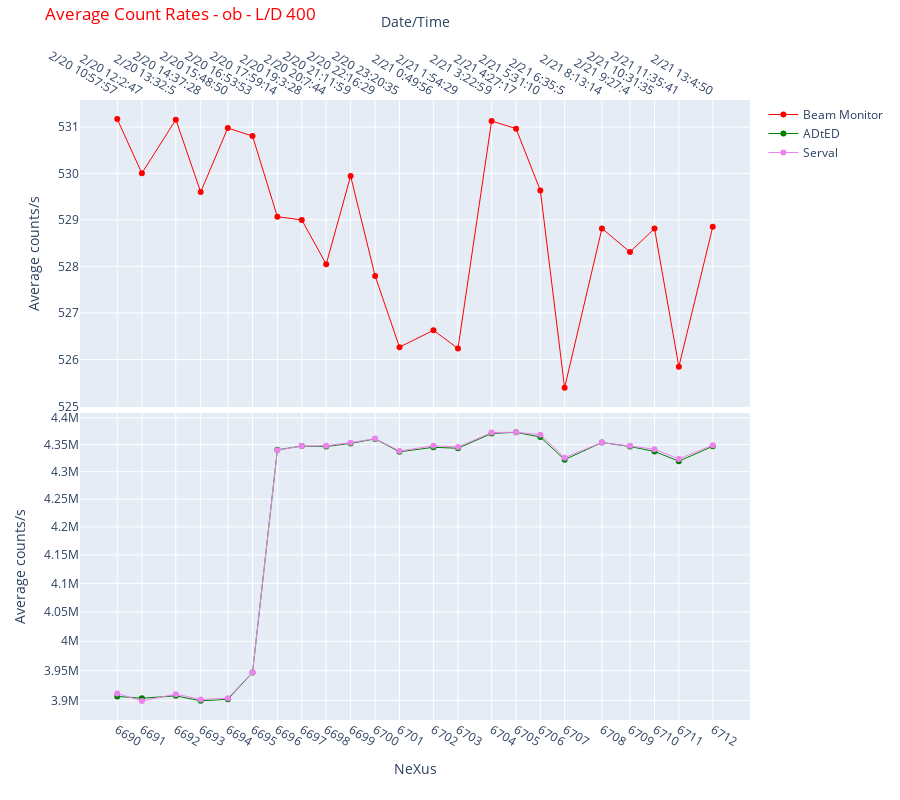
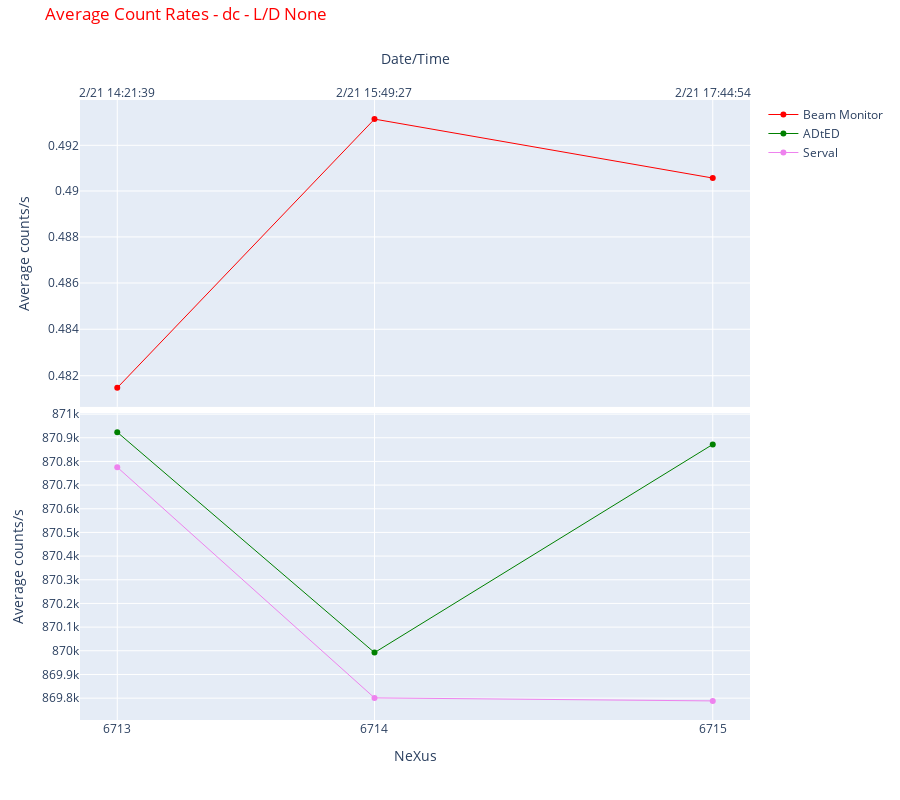
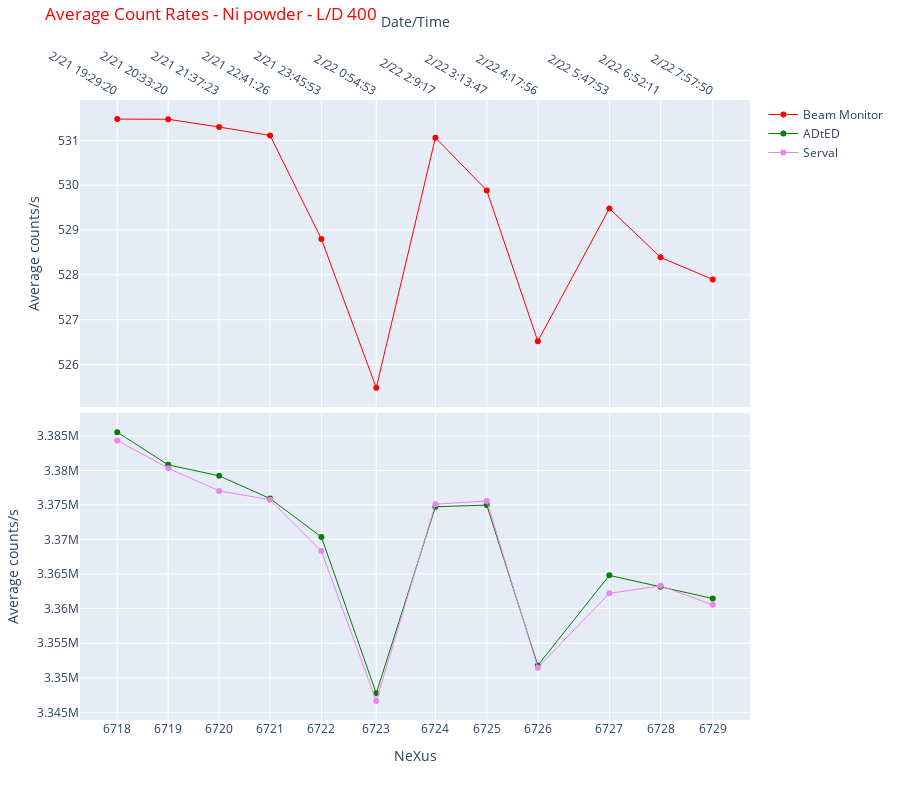
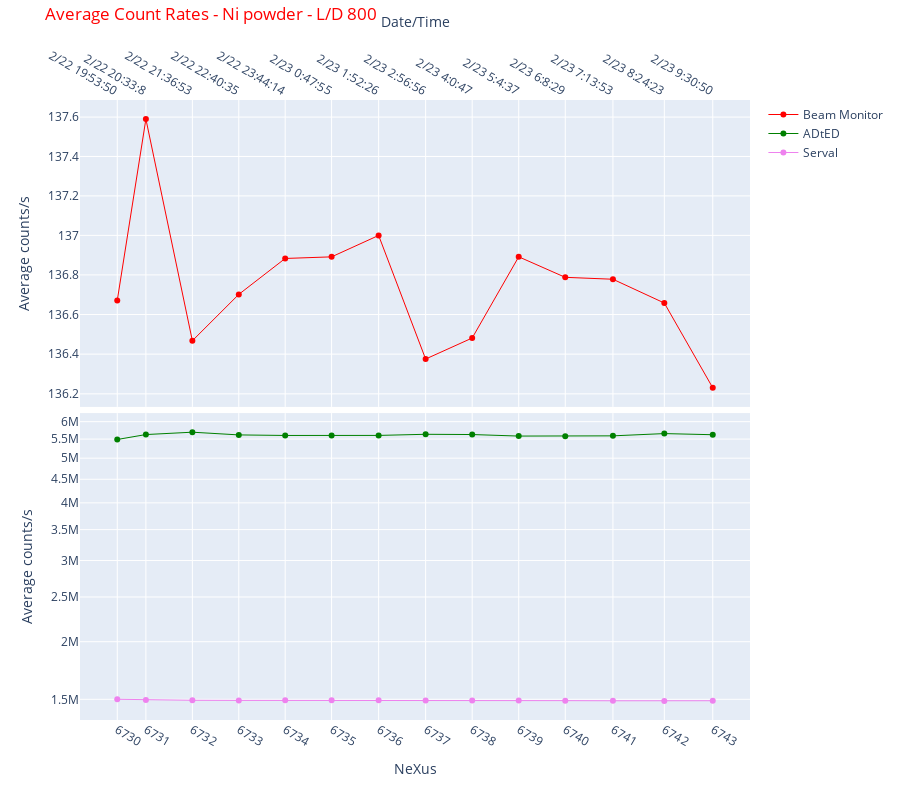

The notebook cell saved with these charts, in order:
### Code cell
display_plots(6690, 6712, master_dict)
display_plots(6713, 6715, master_dict)
display_plots(6718, 6729, master_dict)
display_plots(6730, 6743, master_dict)
display_plots(6744, 6749, master_dict)
display_plots(6750, 6762, master_dict)
display_plots(6763, 6770, master_dict)
display_plots(6771, 6779, master_dict)
